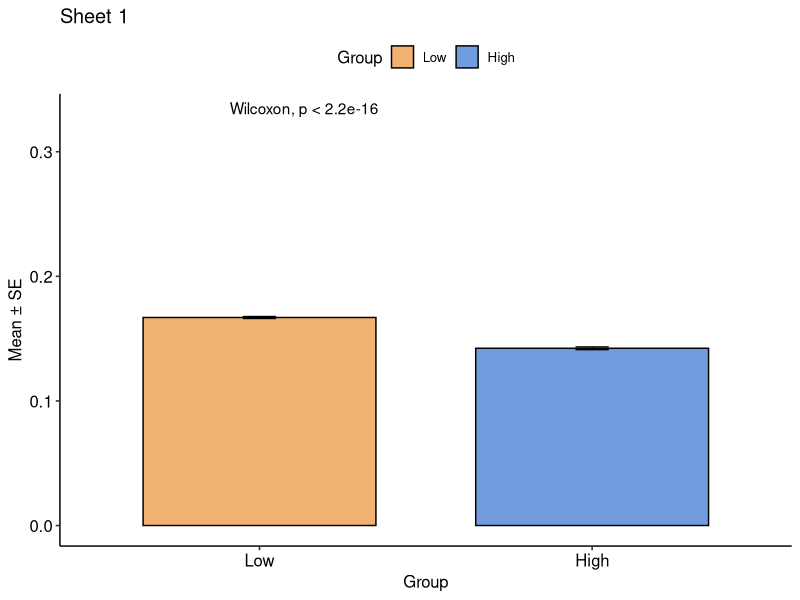
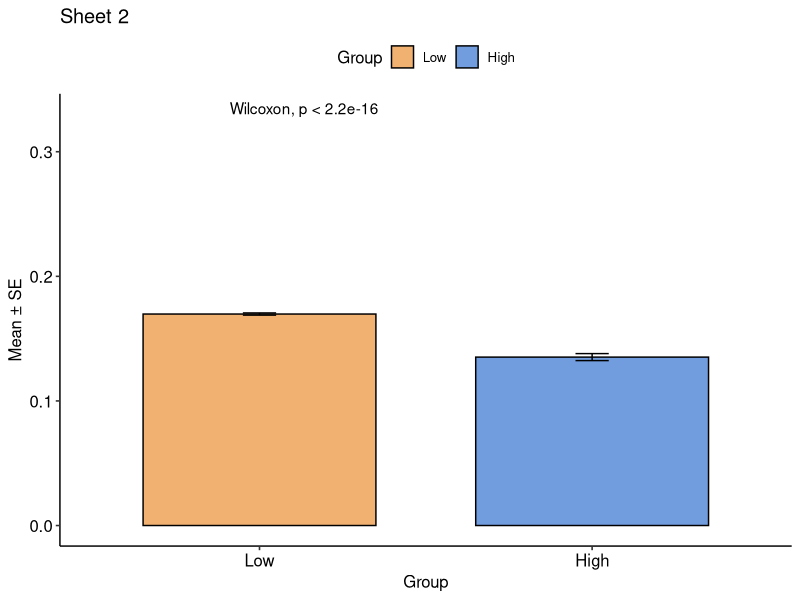
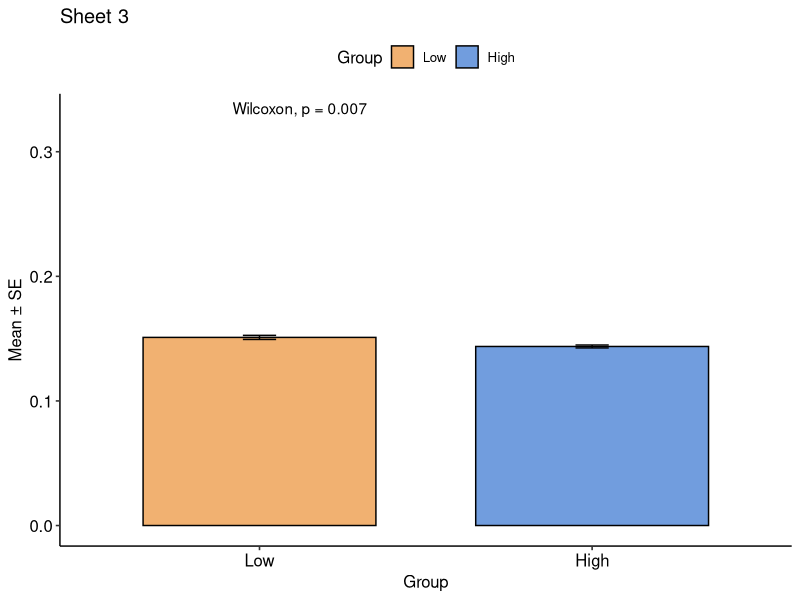
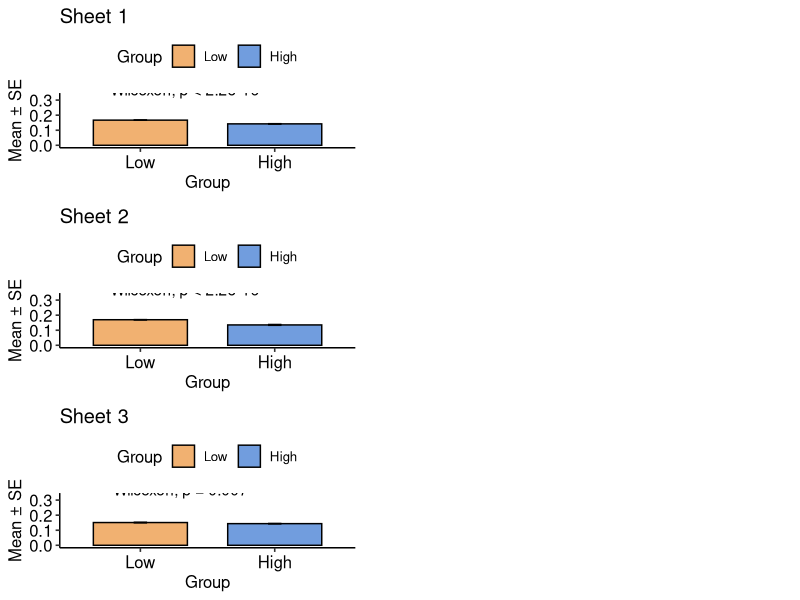

These charts were generated, in order, by the following R code:
library(openxlsx)
library(dplyr)
library(ggplot2)
library(ggpubr)
library(patchwork)
library(tidyr)

All_data <- read.xlsx('Species association.xlsx',sheet = 'All')
Sub_data <- read.xlsx('Species association.xlsx',sheet = 'Subtropical')
Tem_data <- read.xlsx('Species association.xlsx',sheet = 'Temperate')


df1 <- pivot_longer(All_data , cols = c("Low", "High"), names_to = "Group", values_to = "Value")
df1$Group <- factor(df1$Group, levels = c("Low", "High"))
plot1 <- ggbarplot(df1, x = "Group", y = "Value",
                   add = "mean_se",
                   fill = "Group",
                   palette = c("Low" = "#F1B171", "High" = "#719DDE"),
                   ylab = "Mean ± SE", xlab = NULL,
                   title = "Sheet 1") +
  stat_compare_means(method = "wilcox.test", label.y = 0.33) +
  theme_pubr()
plot1

df2 <- pivot_longer(Tem_data, cols = c("Low", "High"), names_to = "Group", values_to = "Value")
df2$Group <- factor(df2$Group, levels = c("Low", "High"))

plot2 <- ggbarplot(df2, x = "Group", y = "Value",
                   add = "mean_se",
                   fill = "Group",
                   palette = c("Low" = "#F1B171", "High" = "#719DDE"),
                   ylab = "Mean ± SE", xlab = NULL,
                   title = "Sheet 2") +
  stat_compare_means(method = "wilcox.test", label.y = 0.33) +
  theme_pubr()
plot2

df3 <- pivot_longer(Sub_data, cols = c("Low", "High"), names_to = "Group", values_to = "Value")
df3$Group <- factor(df3$Group, levels = c("Low", "High"))

plot3 <- ggbarplot(df3, x = "Group", y = "Value",
                   add = "mean_se",
                   fill = "Group",
                   palette = c("Low" = "#F1B171", "High" = "#719DDE"),
                   ylab = "Mean ± SE", xlab = NULL,
                   title = "Sheet 3") +
  stat_compare_means(method = "wilcox.test", label.y = 0.33) +
  theme_pubr()
plot3
ggarrange(plot1, NULL, NULL,NULL,
          plot2, NULL, NULL,NULL,
          plot3, NULL, NULL,NULL,
          ncol = 4, nrow = 3, widths = c(1, 0.1, 0.1))
